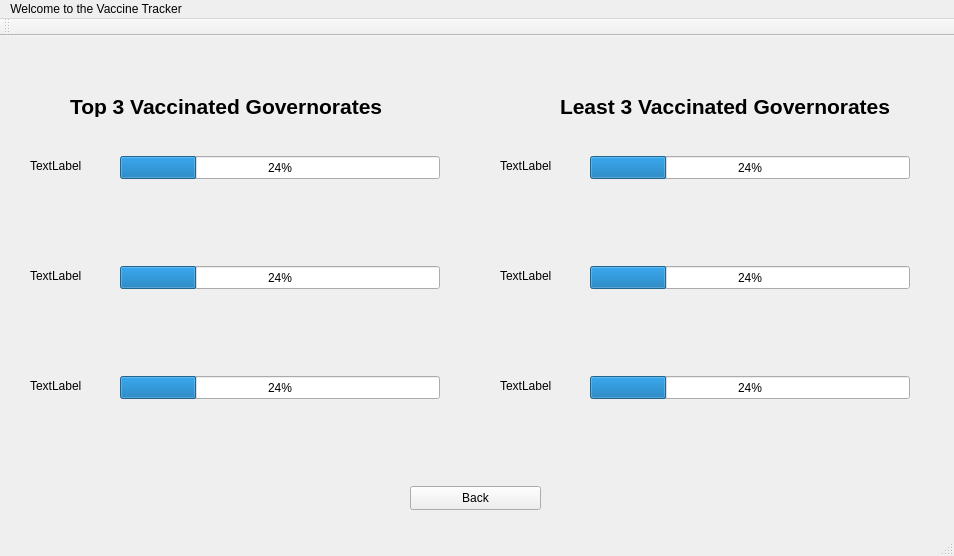
<?xml version="1.0" encoding="UTF-8"?>
<ui version="4.0">
 <class>ScreenClass</class>
 <widget class="QMainWindow" name="ScreenClass">
  <property name="geometry">
   <rect>
    <x>0</x>
    <y>0</y>
    <width>954</width>
    <height>556</height>
   </rect>
  </property>
  <property name="minimumSize">
   <size>
    <width>954</width>
    <height>556</height>
   </size>
  </property>
  <property name="maximumSize">
   <size>
    <width>954</width>
    <height>556</height>
   </size>
  </property>
  <property name="windowTitle">
   <string>Screen</string>
  </property>
  <property name="windowIcon">
   <iconset>
    <normaloff>../OneDrive/Desktop/9Nch8Ib.ico</normaloff>../OneDrive/Desktop/9Nch8Ib.ico</iconset>
  </property>
  <property name="autoFillBackground">
   <bool>false</bool>
  </property>
  <widget class="QWidget" name="centralWidget">
   <widget class="QStackedWidget" name="stackedWidget">
    <property name="geometry">
     <rect>
      <x>0</x>
      <y>0</y>
      <width>951</width>
      <height>521</height>
     </rect>
    </property>
    <property name="currentIndex">
     <number>3</number>
    </property>
    <widget class="QWidget" name="user">
     <widget class="QPushButton" name="BackBtn">
      <property name="geometry">
       <rect>
        <x>580</x>
        <y>470</y>
        <width>75</width>
        <height>24</height>
       </rect>
      </property>
      <property name="text">
       <string>Back</string>
      </property>
     </widget>
     <widget class="QPushButton" name="RemoveBtn">
      <property name="geometry">
       <rect>
        <x>670</x>
        <y>470</y>
        <width>75</width>
        <height>24</height>
       </rect>
      </property>
      <property name="text">
       <string>Remove</string>
      </property>
     </widget>
     <widget class="QLabel" name="label_2">
      <property name="enabled">
       <bool>true</bool>
      </property>
      <property name="geometry">
       <rect>
        <x>40</x>
        <y>140</y>
        <width>61</width>
        <height>16</height>
       </rect>
      </property>
      <property name="autoFillBackground">
       <bool>true</bool>
      </property>
      <property name="text">
       <string>National ID</string>
      </property>
     </widget>
     <widget class="QLabel" name="label_6">
      <property name="enabled">
       <bool>true</bool>
      </property>
      <property name="geometry">
       <rect>
        <x>40</x>
        <y>420</y>
        <width>111</width>
        <height>16</height>
       </rect>
      </property>
      <property name="autoFillBackground">
       <bool>true</bool>
      </property>
      <property name="text">
       <string>Governorate</string>
      </property>
     </widget>
     <widget class="QLabel" name="label">
      <property name="enabled">
       <bool>true</bool>
      </property>
      <property name="geometry">
       <rect>
        <x>40</x>
        <y>20</y>
        <width>121</width>
        <height>16</height>
       </rect>
      </property>
      <property name="autoFillBackground">
       <bool>true</bool>
      </property>
      <property name="text">
       <string>First Name</string>
      </property>
     </widget>
     <widget class="QLabel" name="label_3">
      <property name="enabled">
       <bool>true</bool>
      </property>
      <property name="geometry">
       <rect>
        <x>40</x>
        <y>210</y>
        <width>101</width>
        <height>16</height>
       </rect>
      </property>
      <property name="autoFillBackground">
       <bool>true</bool>
      </property>
      <property name="text">
       <string>Passsword</string>
      </property>
     </widget>
     <widget class="QPushButton" name="SignUpBtn">
      <property name="geometry">
       <rect>
        <x>850</x>
        <y>470</y>
        <width>75</width>
        <height>24</height>
       </rect>
      </property>
      <property name="text">
       <string>Sign Up</string>
      </property>
     </widget>
     <widget class="QLabel" name="label_5">
      <property name="enabled">
       <bool>true</bool>
      </property>
      <property name="geometry">
       <rect>
        <x>40</x>
        <y>350</y>
        <width>49</width>
        <height>16</height>
       </rect>
      </property>
      <property name="autoFillBackground">
       <bool>true</bool>
      </property>
      <property name="text">
       <string>Age</string>
      </property>
     </widget>
     <widget class="QPushButton" name="EditBtn">
      <property name="geometry">
       <rect>
        <x>760</x>
        <y>470</y>
        <width>75</width>
        <height>24</height>
       </rect>
      </property>
      <property name="text">
       <string>Edit</string>
      </property>
     </widget>
     <widget class="QLineEdit" name="lineEdit">
      <property name="geometry">
       <rect>
        <x>40</x>
        <y>50</y>
        <width>300</width>
        <height>21</height>
       </rect>
      </property>
     </widget>
     <widget class="QLineEdit" name="lineEdit_2">
      <property name="geometry">
       <rect>
        <x>40</x>
        <y>170</y>
        <width>300</width>
        <height>21</height>
       </rect>
      </property>
     </widget>
     <widget class="QLineEdit" name="lineEdit_6">
      <property name="geometry">
       <rect>
        <x>40</x>
        <y>240</y>
        <width>300</width>
        <height>21</height>
       </rect>
      </property>
     </widget>
     <widget class="QLineEdit" name="lineEdit_8">
      <property name="geometry">
       <rect>
        <x>40</x>
        <y>380</y>
        <width>300</width>
        <height>21</height>
       </rect>
      </property>
     </widget>
     <widget class="QGroupBox" name="groupBox">
      <property name="geometry">
       <rect>
        <x>630</x>
        <y>170</y>
        <width>241</width>
        <height>131</height>
       </rect>
      </property>
      <property name="font">
       <font>
        <pointsize>14</pointsize>
        <bold>true</bold>
       </font>
      </property>
      <property name="title">
       <string>State</string>
      </property>
      <widget class="QRadioButton" name="Not_R_Btn">
       <property name="geometry">
        <rect>
         <x>50</x>
         <y>30</y>
         <width>151</width>
         <height>20</height>
        </rect>
       </property>
       <property name="font">
        <font>
         <pointsize>9</pointsize>
         <bold>true</bold>
        </font>
       </property>
       <property name="text">
        <string>Not Vaccinated </string>
       </property>
      </widget>
      <widget class="QRadioButton" name="second_R_Btn">
       <property name="geometry">
        <rect>
         <x>50</x>
         <y>90</y>
         <width>111</width>
         <height>20</height>
        </rect>
       </property>
       <property name="font">
        <font>
         <pointsize>9</pointsize>
         <bold>true</bold>
        </font>
       </property>
       <property name="text">
        <string>Second Dose</string>
       </property>
      </widget>
      <widget class="QRadioButton" name="First_R_Btn">
       <property name="geometry">
        <rect>
         <x>50</x>
         <y>60</y>
         <width>89</width>
         <height>20</height>
        </rect>
       </property>
       <property name="font">
        <font>
         <pointsize>9</pointsize>
         <bold>true</bold>
        </font>
       </property>
       <property name="text">
        <string>First Dose </string>
       </property>
      </widget>
     </widget>
     <widget class="QGroupBox" name="groupBox_2">
      <property name="geometry">
       <rect>
        <x>40</x>
        <y>280</y>
        <width>281</width>
        <height>61</height>
       </rect>
      </property>
      <property name="title">
       <string>Gender</string>
      </property>
      <widget class="QRadioButton" name="radioButton">
       <property name="geometry">
        <rect>
         <x>30</x>
         <y>30</y>
         <width>89</width>
         <height>20</height>
        </rect>
       </property>
       <property name="text">
        <string>Male</string>
       </property>
      </widget>
      <widget class="QRadioButton" name="radioButton_2">
       <property name="geometry">
        <rect>
         <x>170</x>
         <y>30</y>
         <width>89</width>
         <height>20</height>
        </rect>
       </property>
       <property name="text">
        <string>Female</string>
       </property>
      </widget>
     </widget>
     <widget class="QComboBox" name="comboBox">
      <property name="geometry">
       <rect>
        <x>40</x>
        <y>450</y>
        <width>300</width>
        <height>21</height>
       </rect>
      </property>
      <item>
       <property name="text">
        <string>Cairo</string>
       </property>
      </item>
      <item>
       <property name="text">
        <string>Giza</string>
       </property>
      </item>
      <item>
       <property name="text">
        <string>Alexandria</string>
       </property>
      </item>
      <item>
       <property name="text">
        <string>Assiut</string>
       </property>
      </item>
      <item>
       <property name="text">
        <string>Aswan</string>
       </property>
      </item>
      <item>
       <property name="text">
        <string>Beheira</string>
       </property>
      </item>
      <item>
       <property name="text">
        <string>Bani-Suef</string>
       </property>
      </item>
      <item>
       <property name="text">
        <string>Daqahliya</string>
       </property>
      </item>
      <item>
       <property name="text">
        <string>Damietta</string>
       </property>
      </item>
      <item>
       <property name="text">
        <string>Fayyoum</string>
       </property>
      </item>
      <item>
       <property name="text">
        <string>Gharbiya</string>
       </property>
      </item>
      <item>
       <property name="text">
        <string>Ismailia</string>
       </property>
      </item>
      <item>
       <property name="text">
        <string>Kafr-El-Sheikh</string>
       </property>
      </item>
      <item>
       <property name="text">
        <string>Luxor</string>
       </property>
      </item>
      <item>
       <property name="text">
        <string>Marsa-Matrouh</string>
       </property>
      </item>
      <item>
       <property name="text">
        <string>Minya</string>
       </property>
      </item>
      <item>
       <property name="text">
        <string>Monofiya</string>
       </property>
      </item>
      <item>
       <property name="text">
        <string>New-Valley</string>
       </property>
      </item>
      <item>
       <property name="text">
        <string>North-Sinai</string>
       </property>
      </item>
      <item>
       <property name="text">
        <string>Port-Said</string>
       </property>
      </item>
      <item>
       <property name="text">
        <string>Qalioubiya</string>
       </property>
      </item>
      <item>
       <property name="text">
        <string>Qena</string>
       </property>
      </item>
      <item>
       <property name="text">
        <string>Red-Sea</string>
       </property>
      </item>
      <item>
       <property name="text">
        <string>Sharqiya</string>
       </property>
      </item>
      <item>
       <property name="text">
        <string>Sohag</string>
       </property>
      </item>
      <item>
       <property name="text">
        <string>South-Siani</string>
       </property>
      </item>
      <item>
       <property name="text">
        <string>Suez</string>
       </property>
      </item>
     </widget>
     <widget class="QLabel" name="label_7">
      <property name="enabled">
       <bool>true</bool>
      </property>
      <property name="geometry">
       <rect>
        <x>40</x>
        <y>80</y>
        <width>141</width>
        <height>16</height>
       </rect>
      </property>
      <property name="autoFillBackground">
       <bool>true</bool>
      </property>
      <property name="text">
       <string>Last Name</string>
      </property>
     </widget>
     <widget class="QLineEdit" name="lineEdit_7">
      <property name="geometry">
       <rect>
        <x>40</x>
        <y>110</y>
        <width>300</width>
        <height>21</height>
       </rect>
      </property>
     </widget>
    </widget>
    <widget class="QWidget" name="admin">
     <widget class="QLabel" name="label_9">
      <property name="geometry">
       <rect>
        <x>200</x>
        <y>30</y>
        <width>91</width>
        <height>20</height>
       </rect>
      </property>
      <property name="text">
       <string>Fully Vaccinated</string>
      </property>
     </widget>
     <widget class="QLabel" name="label_10">
      <property name="geometry">
       <rect>
        <x>220</x>
        <y>400</y>
        <width>71</width>
        <height>16</height>
       </rect>
      </property>
      <property name="text">
       <string>National ID</string>
      </property>
     </widget>
     <widget class="QPushButton" name="search">
      <property name="geometry">
       <rect>
        <x>660</x>
        <y>400</y>
        <width>131</width>
        <height>25</height>
       </rect>
      </property>
      <property name="text">
       <string>Search</string>
      </property>
     </widget>
     <widget class="QLabel" name="label_12">
      <property name="geometry">
       <rect>
        <x>460</x>
        <y>350</y>
        <width>41</width>
        <height>16</height>
       </rect>
      </property>
      <property name="text">
       <string>Search</string>
      </property>
     </widget>
     <widget class="QLabel" name="label_13">
      <property name="geometry">
       <rect>
        <x>210</x>
        <y>110</y>
        <width>71</width>
        <height>20</height>
       </rect>
      </property>
      <property name="text">
       <string>Unvaccinated</string>
      </property>
     </widget>
     <widget class="QPushButton" name="back">
      <property name="geometry">
       <rect>
        <x>160</x>
        <y>450</y>
        <width>131</width>
        <height>24</height>
       </rect>
      </property>
      <property name="text">
       <string>Back</string>
      </property>
     </widget>
     <widget class="QLineEdit" name="lineEdit_11">
      <property name="geometry">
       <rect>
        <x>300</x>
        <y>400</y>
        <width>350</width>
        <height>23</height>
       </rect>
      </property>
     </widget>
     <widget class="QLabel" name="label_26">
      <property name="geometry">
       <rect>
        <x>220</x>
        <y>190</y>
        <width>61</width>
        <height>20</height>
       </rect>
      </property>
      <property name="text">
       <string>Vaccinated</string>
      </property>
     </widget>
     <widget class="QLabel" name="label_27">
      <property name="geometry">
       <rect>
        <x>180</x>
        <y>270</y>
        <width>101</width>
        <height>20</height>
       </rect>
      </property>
      <property name="text">
       <string>Females Registered</string>
      </property>
     </widget>
     <widget class="QProgressBar" name="progressBar">
      <property name="geometry">
       <rect>
        <x>300</x>
        <y>30</y>
        <width>380</width>
        <height>23</height>
       </rect>
      </property>
      <property name="value">
       <number>24</number>
      </property>
     </widget>
     <widget class="QProgressBar" name="progressBar_2">
      <property name="geometry">
       <rect>
        <x>300</x>
        <y>110</y>
        <width>380</width>
        <height>23</height>
       </rect>
      </property>
      <property name="value">
       <number>24</number>
      </property>
     </widget>
     <widget class="QProgressBar" name="progressBar_3">
      <property name="geometry">
       <rect>
        <x>300</x>
        <y>190</y>
        <width>380</width>
        <height>23</height>
       </rect>
      </property>
      <property name="value">
       <number>24</number>
      </property>
     </widget>
     <widget class="QProgressBar" name="progressBar_4">
      <property name="geometry">
       <rect>
        <x>300</x>
        <y>270</y>
        <width>380</width>
        <height>23</height>
       </rect>
      </property>
      <property name="value">
       <number>24</number>
      </property>
     </widget>
     <widget class="QPushButton" name="moreStat">
      <property name="geometry">
       <rect>
        <x>660</x>
        <y>450</y>
        <width>131</width>
        <height>24</height>
       </rect>
      </property>
      <property name="text">
       <string>Advanced Statistics</string>
      </property>
     </widget>
     <widget class="QPushButton" name="pushButton_2">
      <property name="geometry">
       <rect>
        <x>410</x>
        <y>450</y>
        <width>131</width>
        <height>24</height>
       </rect>
      </property>
      <property name="text">
       <string>Waiting list</string>
      </property>
     </widget>
    </widget>
    <widget class="QWidget" name="home">
     <widget class="QLabel" name="SingUplabel">
      <property name="geometry">
       <rect>
        <x>120</x>
        <y>420</y>
        <width>81</width>
        <height>20</height>
       </rect>
      </property>
      <property name="font">
       <font>
        <bold>true</bold>
       </font>
      </property>
      <property name="text">
       <string>first time?</string>
      </property>
     </widget>
     <widget class="QPushButton" name="signuplink_2">
      <property name="geometry">
       <rect>
        <x>120</x>
        <y>450</y>
        <width>183</width>
        <height>41</height>
       </rect>
      </property>
      <property name="text">
       <string>SignUp</string>
      </property>
     </widget>
     <widget class="QGroupBox" name="groupBox_3">
      <property name="geometry">
       <rect>
        <x>100</x>
        <y>190</y>
        <width>681</width>
        <height>221</height>
       </rect>
      </property>
      <property name="font">
       <font>
        <bold>true</bold>
       </font>
      </property>
      <property name="title">
       <string>User LogIn</string>
      </property>
      <widget class="QPushButton" name="logIn">
       <property name="geometry">
        <rect>
         <x>20</x>
         <y>180</y>
         <width>131</width>
         <height>24</height>
        </rect>
       </property>
       <property name="font">
        <font>
         <bold>false</bold>
        </font>
       </property>
       <property name="text">
        <string>Log in</string>
       </property>
      </widget>
      <widget class="QLineEdit" name="lineEdit_3">
       <property name="geometry">
        <rect>
         <x>20</x>
         <y>60</y>
         <width>471</width>
         <height>28</height>
        </rect>
       </property>
      </widget>
      <widget class="QLabel" name="Passwordlabel_4">
       <property name="geometry">
        <rect>
         <x>20</x>
         <y>100</y>
         <width>81</width>
         <height>20</height>
        </rect>
       </property>
       <property name="font">
        <font>
         <bold>false</bold>
        </font>
       </property>
       <property name="text">
        <string>Password</string>
       </property>
      </widget>
      <widget class="QLineEdit" name="lineEdit_4">
       <property name="geometry">
        <rect>
         <x>20</x>
         <y>130</y>
         <width>471</width>
         <height>28</height>
        </rect>
       </property>
       <property name="inputMethodHints">
        <set>Qt::ImhHiddenText</set>
       </property>
       <property name="clearButtonEnabled">
        <bool>true</bool>
       </property>
      </widget>
      <widget class="QLabel" name="IDlabel_3">
       <property name="geometry">
        <rect>
         <x>20</x>
         <y>30</y>
         <width>81</width>
         <height>20</height>
        </rect>
       </property>
       <property name="font">
        <font>
         <bold>false</bold>
        </font>
       </property>
       <property name="text">
        <string>National ID</string>
       </property>
      </widget>
     </widget>
     <widget class="QGroupBox" name="groupBox_4">
      <property name="geometry">
       <rect>
        <x>100</x>
        <y>20</y>
        <width>681</width>
        <height>141</height>
       </rect>
      </property>
      <property name="font">
       <font>
        <bold>true</bold>
       </font>
      </property>
      <property name="title">
       <string>If you are an Admin</string>
      </property>
      <widget class="QLineEdit" name="lineEdit_5">
       <property name="geometry">
        <rect>
         <x>20</x>
         <y>60</y>
         <width>471</width>
         <height>28</height>
        </rect>
       </property>
       <property name="inputMethodHints">
        <set>Qt::ImhHiddenText|Qt::ImhNoPredictiveText|Qt::ImhSensitiveData</set>
       </property>
       <property name="text">
        <string/>
       </property>
       <property name="clearButtonEnabled">
        <bool>true</bool>
       </property>
      </widget>
      <widget class="QLabel" name="Passwordlabel_5">
       <property name="geometry">
        <rect>
         <x>20</x>
         <y>30</y>
         <width>141</width>
         <height>20</height>
        </rect>
       </property>
       <property name="font">
        <font>
         <bold>false</bold>
        </font>
       </property>
       <property name="text">
        <string>Admin Password</string>
       </property>
      </widget>
      <widget class="QPushButton" name="logIn_2">
       <property name="geometry">
        <rect>
         <x>20</x>
         <y>100</y>
         <width>131</width>
         <height>24</height>
        </rect>
       </property>
       <property name="font">
        <font>
         <bold>false</bold>
        </font>
       </property>
       <property name="text">
        <string>Log in as an Admin</string>
       </property>
      </widget>
     </widget>
    </widget>
    <widget class="QWidget" name="stat">
     <widget class="QLabel" name="label_11">
      <property name="geometry">
       <rect>
        <x>30</x>
        <y>120</y>
        <width>63</width>
        <height>20</height>
       </rect>
      </property>
      <property name="text">
       <string>TextLabel</string>
      </property>
     </widget>
     <widget class="QProgressBar" name="progressBar_5">
      <property name="geometry">
       <rect>
        <x>120</x>
        <y>120</y>
        <width>320</width>
        <height>23</height>
       </rect>
      </property>
      <property name="value">
       <number>24</number>
      </property>
     </widget>
     <widget class="QLabel" name="label_14">
      <property name="geometry">
       <rect>
        <x>30</x>
        <y>230</y>
        <width>63</width>
        <height>20</height>
       </rect>
      </property>
      <property name="text">
       <string>TextLabel</string>
      </property>
     </widget>
     <widget class="QProgressBar" name="progressBar_6">
      <property name="geometry">
       <rect>
        <x>120</x>
        <y>230</y>
        <width>320</width>
        <height>23</height>
       </rect>
      </property>
      <property name="value">
       <number>24</number>
      </property>
     </widget>
     <widget class="QLabel" name="label_15">
      <property name="geometry">
       <rect>
        <x>30</x>
        <y>340</y>
        <width>63</width>
        <height>20</height>
       </rect>
      </property>
      <property name="text">
       <string>TextLabel</string>
      </property>
     </widget>
     <widget class="QProgressBar" name="progressBar_7">
      <property name="geometry">
       <rect>
        <x>120</x>
        <y>340</y>
        <width>320</width>
        <height>23</height>
       </rect>
      </property>
      <property name="value">
       <number>24</number>
      </property>
     </widget>
     <widget class="QLabel" name="label_16">
      <property name="geometry">
       <rect>
        <x>70</x>
        <y>60</y>
        <width>321</width>
        <height>21</height>
       </rect>
      </property>
      <property name="font">
       <font>
        <pointsize>16</pointsize>
        <bold>true</bold>
       </font>
      </property>
      <property name="text">
       <string>Top 3 Vaccinated Governorates</string>
      </property>
     </widget>
     <widget class="QProgressBar" name="progressBar_8">
      <property name="geometry">
       <rect>
        <x>590</x>
        <y>230</y>
        <width>320</width>
        <height>23</height>
       </rect>
      </property>
      <property name="value">
       <number>24</number>
      </property>
     </widget>
     <widget class="QLabel" name="label_18">
      <property name="geometry">
       <rect>
        <x>500</x>
        <y>340</y>
        <width>63</width>
        <height>20</height>
       </rect>
      </property>
      <property name="text">
       <string>TextLabel</string>
      </property>
     </widget>
     <widget class="QLabel" name="label_19">
      <property name="geometry">
       <rect>
        <x>500</x>
        <y>120</y>
        <width>63</width>
        <height>20</height>
       </rect>
      </property>
      <property name="text">
       <string>TextLabel</string>
      </property>
     </widget>
     <widget class="QLabel" name="label_20">
      <property name="geometry">
       <rect>
        <x>500</x>
        <y>230</y>
        <width>63</width>
        <height>20</height>
       </rect>
      </property>
      <property name="text">
       <string>TextLabel</string>
      </property>
     </widget>
     <widget class="QProgressBar" name="progressBar_9">
      <property name="geometry">
       <rect>
        <x>590</x>
        <y>340</y>
        <width>320</width>
        <height>23</height>
       </rect>
      </property>
      <property name="value">
       <number>24</number>
      </property>
     </widget>
     <widget class="QProgressBar" name="progressBar_10">
      <property name="geometry">
       <rect>
        <x>590</x>
        <y>120</y>
        <width>320</width>
        <height>23</height>
       </rect>
      </property>
      <property name="value">
       <number>24</number>
      </property>
     </widget>
     <widget class="QLabel" name="label_21">
      <property name="geometry">
       <rect>
        <x>560</x>
        <y>60</y>
        <width>331</width>
        <height>21</height>
       </rect>
      </property>
      <property name="font">
       <font>
        <pointsize>16</pointsize>
        <bold>true</bold>
       </font>
      </property>
      <property name="text">
       <string>Least 3 Vaccinated Governorates</string>
      </property>
     </widget>
     <widget class="QPushButton" name="backToAdmin">
      <property name="geometry">
       <rect>
        <x>410</x>
        <y>450</y>
        <width>131</width>
        <height>24</height>
       </rect>
      </property>
      <property name="text">
       <string>Back</string>
      </property>
     </widget>
    </widget>
    <widget class="QWidget" name="page">
     <widget class="QPushButton" name="pushButton">
      <property name="geometry">
       <rect>
        <x>410</x>
        <y>450</y>
        <width>131</width>
        <height>24</height>
       </rect>
      </property>
      <property name="text">
       <string>Back</string>
      </property>
     </widget>
     <widget class="QLabel" name="label_4">
      <property name="geometry">
       <rect>
        <x>110</x>
        <y>30</y>
        <width>221</width>
        <height>51</height>
       </rect>
      </property>
      <property name="font">
       <font>
        <pointsize>16</pointsize>
        <bold>true</bold>
       </font>
      </property>
      <property name="text">
       <string>First dose Waiting list</string>
      </property>
     </widget>
     <widget class="QLabel" name="label_8">
      <property name="geometry">
       <rect>
        <x>610</x>
        <y>30</y>
        <width>251</width>
        <height>51</height>
       </rect>
      </property>
      <property name="font">
       <font>
        <pointsize>16</pointsize>
        <bold>true</bold>
       </font>
      </property>
      <property name="text">
       <string>Second dose Waiting list</string>
      </property>
     </widget>
     <widget class="QTextBrowser" name="textBrowser">
      <property name="geometry">
       <rect>
        <x>30</x>
        <y>80</y>
        <width>381</width>
        <height>361</height>
       </rect>
      </property>
     </widget>
     <widget class="QTextBrowser" name="textBrowser_2">
      <property name="geometry">
       <rect>
        <x>540</x>
        <y>80</y>
        <width>381</width>
        <height>361</height>
       </rect>
      </property>
     </widget>
    </widget>
   </widget>
  </widget>
  <widget class="QMenuBar" name="menuBar">
   <property name="geometry">
    <rect>
     <x>0</x>
     <y>0</y>
     <width>954</width>
     <height>22</height>
    </rect>
   </property>
   <widget class="QMenu" name="menuWelcome_to_the_Vaccine_Tracker">
    <property name="title">
     <string>Welcome to the Vaccine Tracker</string>
    </property>
    <addaction name="separator"/>
   </widget>
   <widget class="QMenu" name="menu">
    <property name="title">
     <string/>
    </property>
   </widget>
   <addaction name="menuWelcome_to_the_Vaccine_Tracker"/>
   <addaction name="menu"/>
  </widget>
  <widget class="QToolBar" name="mainToolBar">
   <attribute name="toolBarArea">
    <enum>TopToolBarArea</enum>
   </attribute>
   <attribute name="toolBarBreak">
    <bool>false</bool>
   </attribute>
  </widget>
  <widget class="QStatusBar" name="statusBar"/>
 </widget>
 <layoutdefault spacing="6" margin="11"/>
 <resources>
  <include location="Screen.qrc"/>
 </resources>
 <connections/>
</ui>
